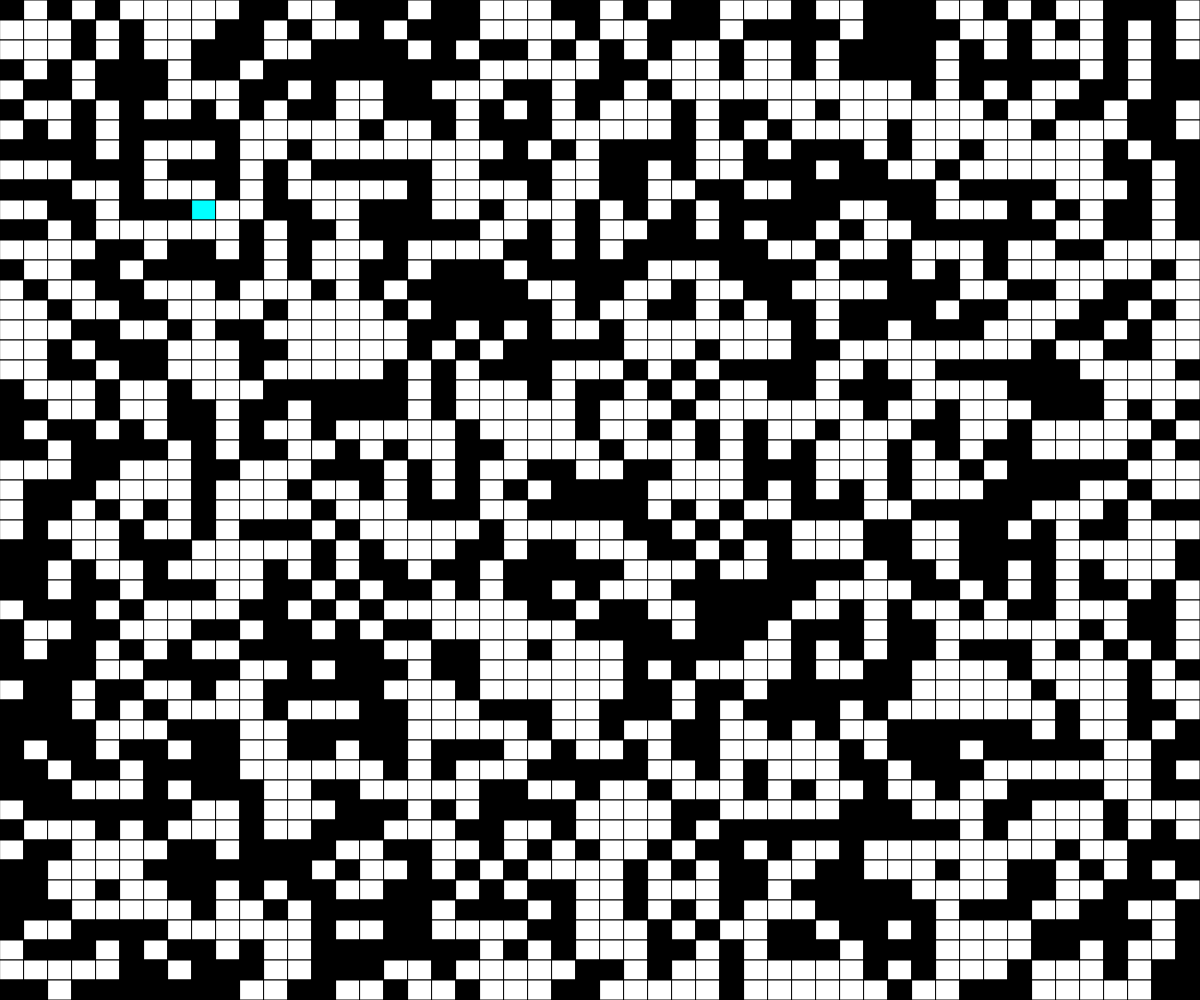
Frame 1 (no input)
Frame 60 (no input): identical to frame 1, image omitted
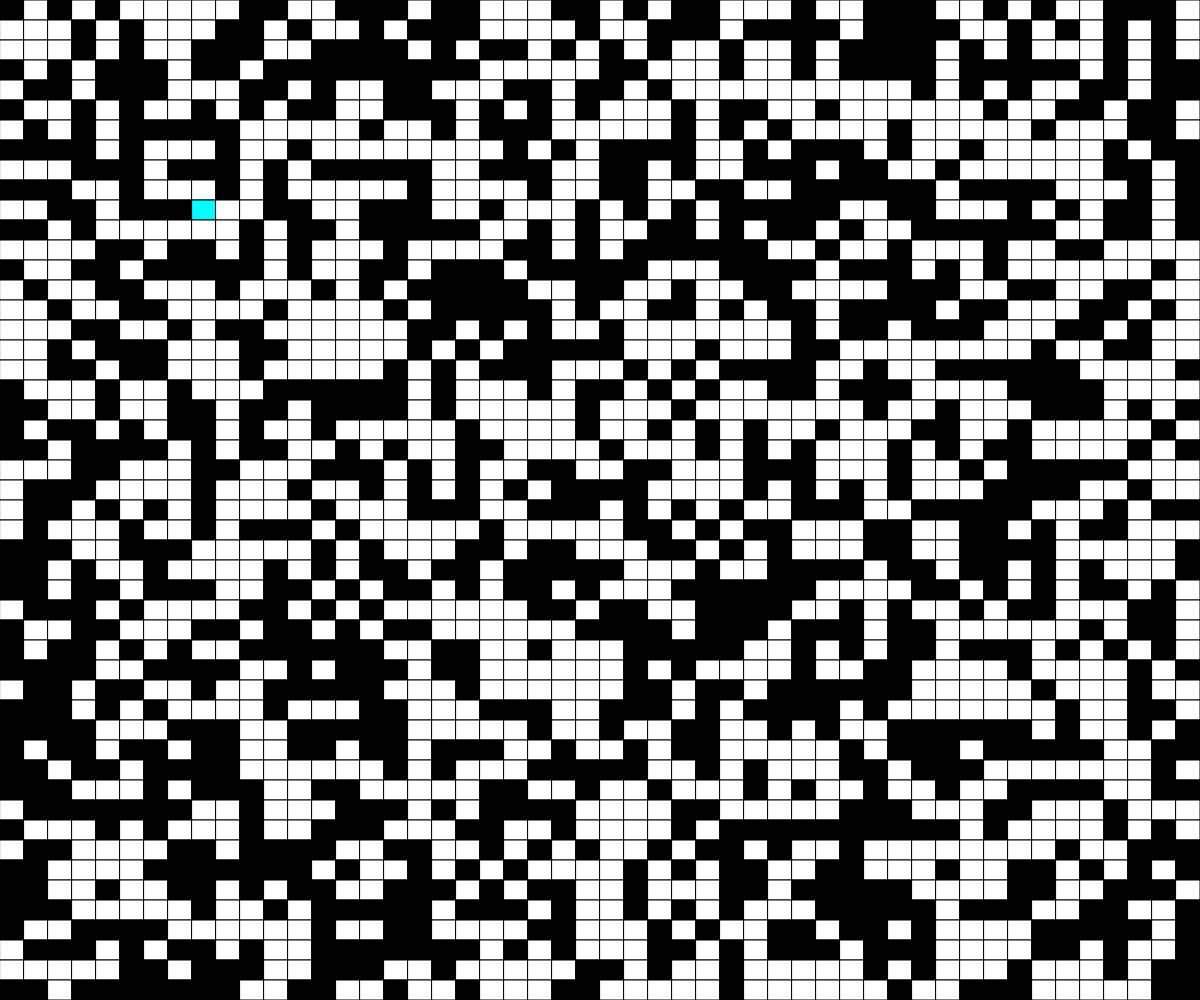
Frame 120 (the mouse pressed at the canvas centre since frame 60)

The p5.js sketch that drew these frames (run headless with seeded random() and noise() and a simulated clock; from frame 60 on, the mouse is pressed at the canvas centre):

// p5.js sketch
// ── sketch.js
// 02 - 2d array demo
//9/29/2020
//

let grid;
let cellWidth;
let cellHeight;
const GRIDSIZE = 50; //variable that never changes
let autoPlay  = false;
let playerX = 8;
let playerY = 10;

function setup() {
  createCanvas(windowWidth, windowHeight);
  grid = generateRandomGrid(GRIDSIZE);

  //place player
  grid[playerY][playerX] = 9;

  cellWidth = width/grid[0].length;
  cellHeight = height/grid.length;  
}

function draw() {
  background(220);
  displayGrid();
}

function mousePressed() {
  let cellX = floor(mouseX/cellWidth);
  let cellY = floor(mouseY/cellHeight);
  
  toggleCell(cellX, cellY); //origin

}

function toggleCell(cellX, cellY) {
  if (cellX >= 0 && cellX < GRIDSIZE && cellY >= 0 && cellY < GRIDSIZE) {
    if (grid[cellY][cellX] === 0) {
      grid[cellY][cellX] = 1;
    }
    else {
      grid[cellY][cellX] = 0;
    }
  }
}

function keyPressed() {
  if(key === "r") {
    grid = generateRandomGrid(GRIDSIZE);
  }

  if (key === "c") {
    grid = generateEmptyGrid(GRIDSIZE);
  }

  if ( key === "w") {
    if (grid[playerY - 1][playerX] === 0) {
      grid[playerY][playerX] = 0; // set player current location to white
      playerY -= 1;
      grid[playerY][playerX] = 9;
    }
  }
  if ( key === "s") {
    if (grid[playerY + 1][playerX] === 0) {
      grid[playerY][playerX] = 0; // set player current location to white
      playerY += 1;
      grid[playerY][playerX] = 9;
    }
  }
  if ( key === "a") {
    if (grid[playerY][playerX - 1] === 0) {
      grid[playerY][playerX] = 0; // set player current location to white
      playerX -= 1;
      grid[playerY][playerX] = 9;
    }
  }
  if ( key === "d") {
    if (grid[playerY][playerX + 1] === 0) {
      grid[playerY][playerX] = 0; // set player current location to white
      playerX += 1;
      grid[playerY][playerX] = 9;
    }
  }

}

function generateRandomGrid(gridSize) {
  let grid = [];
  for (let i=0; i<gridSize; i++) {
    grid.push([]);
    for (let j=0; j<gridSize; j++) {
      if (random(100) < 50) {
        grid[i].push(0);
      }
      else {
        grid[i].push(1);
      }
    }
  }
  return grid;
}

function generateEmptyGrid(gridSize) {
  let grid = [];
  for (let i=0; i<gridSize; i++) {
    grid.push([]);
    for (let j=0; j<gridSize; j++) {
      grid[i].push(0);
    }
  }
  return grid;
}

function displayGrid() {
  for (let y = 0; y < grid.length; y ++) {
    for (let x = 0; x < grid[y].length; x ++) {
      if (grid[y][x] === 0) {
        fill("white");
      }
      else if (grid[y][x] === 9) {
        fill("cyan");
      }
      else {
        fill("black");
      }
      rect(cellWidth*x, cellHeight*y, cellWidth, cellHeight);
    }
  }
} 
